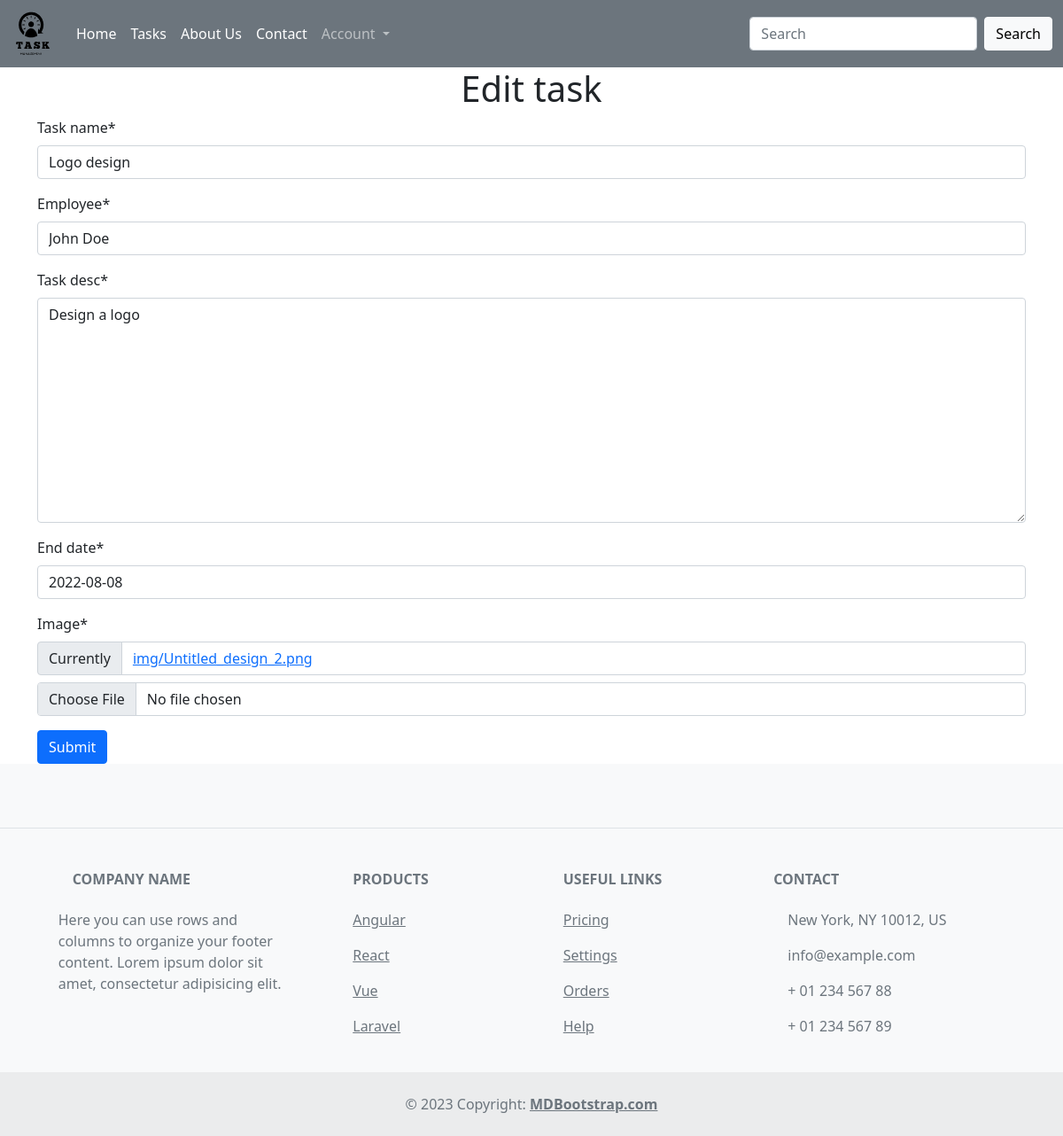
The page /edit/9/ on the database its author committed.
### home/models.py (models this page shows, shortened)
class Task(models.Model):
    task_name = models.CharField(max_length=100)
    employee = models.CharField(max_length=100)
    task_desc = models.TextField()
    start_date = models.DateField(auto_now=True)
    end_date = models.DateField()
    image = models.ImageField(upload_to='img/', blank=False)

### home/views.py (the view)
# urls.py: path('edit/<int:task_id>/', views.edit_task, name="edit_task"),
def edit_task(request, task_id):
    tasks = Task.objects.get(id = task_id)
    if request.method == "POST":
        form = TaskForm(instance=tasks)
        form = TaskForm(request.POST, request.FILES, instance=tasks)
        if form.is_valid():
            form.save()
            return redirect('task')
    else:
        form = TaskForm(instance=tasks)
    return render(request, 'task/edit_task.html', {'form':form})

### home/forms.py
class TaskForm(forms.ModelForm):
    class Meta:
        model = Task
        fields = '__all__'

### templates/task/edit_task.html (shortened to what this page needs)
{% extends 'inc/nav.html' %}
{% load static %}
{% load crispy_forms_tags %}
{% block content %}
<h1 class="text-center">Edit task</h1>
<div class="container">
    <form action="" method="POST" enctype="multipart/form-data">
        {{form|crispy}}
        <button type="submit" class="btn btn-primary">Submit</button>
</div>
{% endblock content %}

### rows shown on the page
Task: task_name "Logo design", employee "John Doe", task_desc "Design a logo", end_date "2022-08-08"
